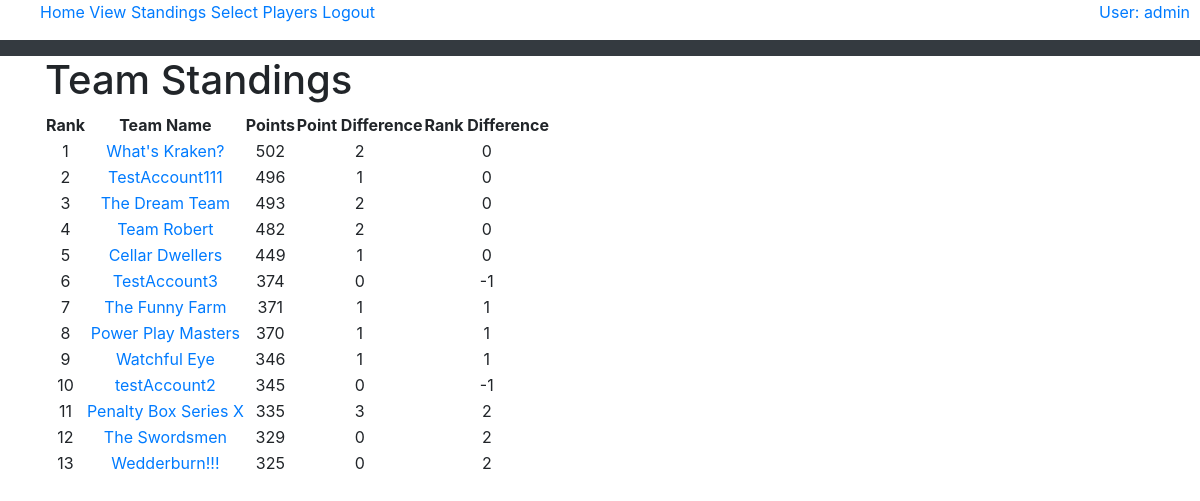
Screenshot of /teamStandings (signed in) with the database file from the repository.
### tables this page shows
CREATE TABLE "standings" (
	"teamID" 	int not NULL,
	"points"	int not NULL DEFAULT 0,
	"pointsYesterday"	int not NULL DEFAULT 0,
	"rank"	int not NULL DEFAULT 0,
	"rankYesterday"	int not NULL DEFAULT 0,
	PRIMARY KEY("teamID"),
	CONSTRAINT "standings-fk-teamID"
	FOREIGN KEY ("teamID")
    REFERENCES poolTeams ("teamID")
);

CREATE TABLE "poolTeams" (
	"teamID"	INTEGER NOT NULL,
	"teamName"	varchar(40) NOT NULL,
	"username"	varchar(30) NOT NULL,
	"player1"	INTEGER NOT NULL,
	"player2"	INTEGER NOT NULL,
	"player3"	INTEGER NOT NULL,
	"player4"	INTEGER NOT NULL,
	"player5"	INTEGER NOT NULL,
	"player6"	INTEGER NOT NULL,
	"player7"	INTEGER NOT NULL,
	"player8"	INTEGER NOT NULL,
	"player9"	INTEGER NOT NULL,
	"player10"	INTEGER NOT NULL,
	"player11"	INTEGER NOT NULL,
	"player12"	INTEGER NOT NULL,
	"player13"	INTEGER NOT NULL,
	"player14"	INTEGER NOT NULL,
	"player15"	INTEGER NOT NULL,
	"player16"	INTEGER NOT NULL,
	"player17"	INTEGER NOT NULL,
	"player18"	INTEGER NOT NULL,
	"player19"	INTEGER NOT NULL,
	"player20"	INTEGER NOT NULL,
	"player21"	INTEGER NOT NULL,
	"teamLogo"	TEXT NOT NULL,
	CONSTRAINT "poolTeams-fk-player15" FOREIGN KEY("player15") REFERENCES "players"("playerID"),
	CONSTRAINT "poolTeams-fk-player6" FOREIGN KEY("player6") REFERENCES "players"("playerID"),
	CONSTRAINT "poolTeams-fk-player11" FOREIGN KEY("player11") REFERENCES "players"("playerID"),
	CONSTRAINT "poolTeams-fk-player1" FOREIGN KEY("player1") REFERENCES "players"("playerID"),
	CONSTRAINT "poolTeams-fk-player3" FOREIGN KEY("player3") REFERENCES "players"("playerID"),
	CONSTRAINT "poolTeams-fk-player12" FOREIGN KEY("player12") REFERENCES "players"("playerID"),
	CONSTRAINT "poolTeams-fk-player20" FOREIGN KEY("player20") REFERENCES "players"("playerID"),
	CONSTRAINT "poolTeams-fk-users" FOREIGN KEY("username") REFERENCES "users"("username"),
	CONSTRAINT "poolTeams-fk-player13" FOREIGN KEY("player13") REFERENCES "players"("playerID"),
	CONSTRAINT "poolTeams-fk-player14" FOREIGN KEY("player14") REFERENCES "players"("playerID"),
	CONSTRAINT "poolTeams-fk-player18" FOREIGN KEY("player18") REFERENCES "players"("playerID"),
	CONSTRAINT "poolTeams-fk-player10" FOREIGN KEY("player10") REFERENCES "players"("playerID"),
	CONSTRAINT "poolTeams-fk-player9" FOREIGN KEY("player9") REFERENCES "players"("playerID"),
	CONSTRAINT "poolTeams-fk-player2" FOREIGN KEY("player2") REFERENCES "players"("playerID"),
	CONSTRAINT "poolTeams-fk-player5" FOREIGN KEY("player5") REFERENCES "players"("playerID"),
	CONSTRAINT "poolTeams-fk-player7" FOREIGN KEY("player7") REFERENCES "players"("playerID"),
	CONSTRAINT "poolTeams-fk-player19" FOREIGN KEY("player19") REFERENCES "players"("playerID"),
	CONSTRAINT "poolTeams-fk-player21" FOREIGN KEY("player21") REFERENCES "players"("playerID"),
	CONSTRAINT "poolTeams-fk-player4" FOREIGN KEY("player4") REFERENCES "players"("playerID"),
	CONSTRAINT "poolTeams-fk-player8" FOREIGN KEY("player8") REFERENCES "players"("playerID"),
	PRIMARY KEY("teamID" AUTOINCREMENT),
	CONSTRAINT "poolTeams-fk-player17" FOREIGN KEY("player17") REFERENCES "players"("playerID"),
	CONSTRAINT "poolTeams-fk-player16" FOREIGN KEY("player16") REFERENCES "players"("playerID")
);

### application.py (the view)
@app.route("/teamStandings")
def teamStandings():
    while True:
        try:
            db.connect()
            teamStandings = db.getTeamStandings()
            return render_template("teamStandings.html", teamStandings=teamStandings, username=getUserInfo(),
                                   permission=getUserPermission(), userTeamID=getUserTeamID())
        except sqlite3.ProgrammingError:
            db.close()

### application.py (called while the page is built)
def userTeam():
    while (True):
        try:
            db.connect()
            username = None
            teamInPool = False
            if "username" in session:
                username = session["username"]
                if (db.checkForUserInPool(username)):
                    teamInPool = True
            return teamInPool
        except sqlite3.ProgrammingError:
            db.close()

def getUserTeamID():
    while (True):
        try:
            db.connect()
            username = None
            teamID = None
            if(userTeam()):
                username = session["username"]
                teamID = db.getUserPoolTeamID(username)
            return teamID
        except sqlite3.ProgrammingError:
            db.close()

def getUserInfo():
    username = None
    if "username" in session:
        username = session["username"]
    return username

def getUserPermission():
    permission = None
    if "permission" in session:
        permission = session["permission"]
    return permission

### db.py (called while the page is built, shortened)
def connect():
    global conn

def getTeamStandings():
    sql = '''Select pt.teamID, pt.teamName, s.points, s.pointsYesterday, s.rank, s.rankYesterday
                     From poolTeams pt join standings s
                        on pt.teamID = s.teamID
                    Order by s.points DESC'''
    try:
        with closing(conn.cursor()) as c:
            c.execute(sql)
            results = c.fetchall()
            standings = []
            for result in results:
                standings.append((result[0], result[1], result[2], result[3], result[4], result[5]))
            return standings
    except sqlite3.OperationalError as e:
        print("Error: Database could not be read. Program closing")
        print(e)

def checkForUserInPool(username):
    sql = '''Select * from poolTeams
                        where username = ?'''
    try:
        with closing(conn.cursor()) as c:
            c.execute(sql, (username,))
            results = c.fetchone()
            if (results):
                return True
            else:
                return False
    except sqlite3.OperationalError as e:
        print("Error: Database could not be read. Program closing")
        print(e)

### templates/teamStandings.html (shortened to what this page needs)
{% extends "base.html" %}
{% block content %}
    <h1>Team Standings</h1>
    <table style="text-align:center">
        <tr><th>Rank</th><th>Team Name</th><th>Points</th><th>Point Difference</th><th>Rank Difference</th></tr>
        {% for team in teamStandings %}
            <tr><td>{{team[4]}}</td><td><a href="{{ url_for('teamStats', teamID=team[0]) }}">{{team[1]}}</a></td><td>
                {{team[2]}}</td><td>{{team[2]-team[3]}}</td><td>{{team[4]-team[5]}}</td></tr>
        {% endfor %}
    </table>
{% endblock %}

### rows the page displays
standings: rank "1", teamName "What's Kraken?", points "502", team[2]-team[3] "2", team[4]-team[5] "0"
standings: rank "2", teamName "TestAccount111", points "496", team[2]-team[3] "1", team[4]-team[5] "0"
standings: rank "3", teamName "The Dream Team", points "493", team[2]-team[3] "2", team[4]-team[5] "0"
standings: rank "4", teamName "Team Robert", points "482", team[2]-team[3] "2", team[4]-team[5] "0"
standings: rank "5", teamName "Cellar Dwellers", points "449", team[2]-team[3] "1", team[4]-team[5] "0"
standings: rank "6", teamName "TestAccount3", points "374", team[2]-team[3] "0", team[4]-team[5] "-1"
standings: rank "7", teamName "The Funny Farm", points "371", team[2]-team[3] "1", team[4]-team[5] "1"
standings: rank "8", teamName "Power Play Masters", points "370", team[2]-team[3] "1", team[4]-team[5] "1"
standings: rank "9", teamName "Watchful Eye", points "346", team[2]-team[3] "1", team[4]-team[5] "1"
standings: rank "10", teamName "testAccount2", points "345", team[2]-team[3] "0", team[4]-team[5] "-1"
standings: rank "11", teamName "Penalty Box Series X", points "335", team[2]-team[3] "3", team[4]-team[5] "2"
standings: rank "12", teamName "The Swordsmen", points "329", team[2]-team[3] "0", team[4]-team[5] "2"
standings: rank "13", teamName "Wedderburn!!!", points "325", team[2]-team[3] "0", team[4]-team[5] "2"

### other values shown
{{ username }} "admin"
